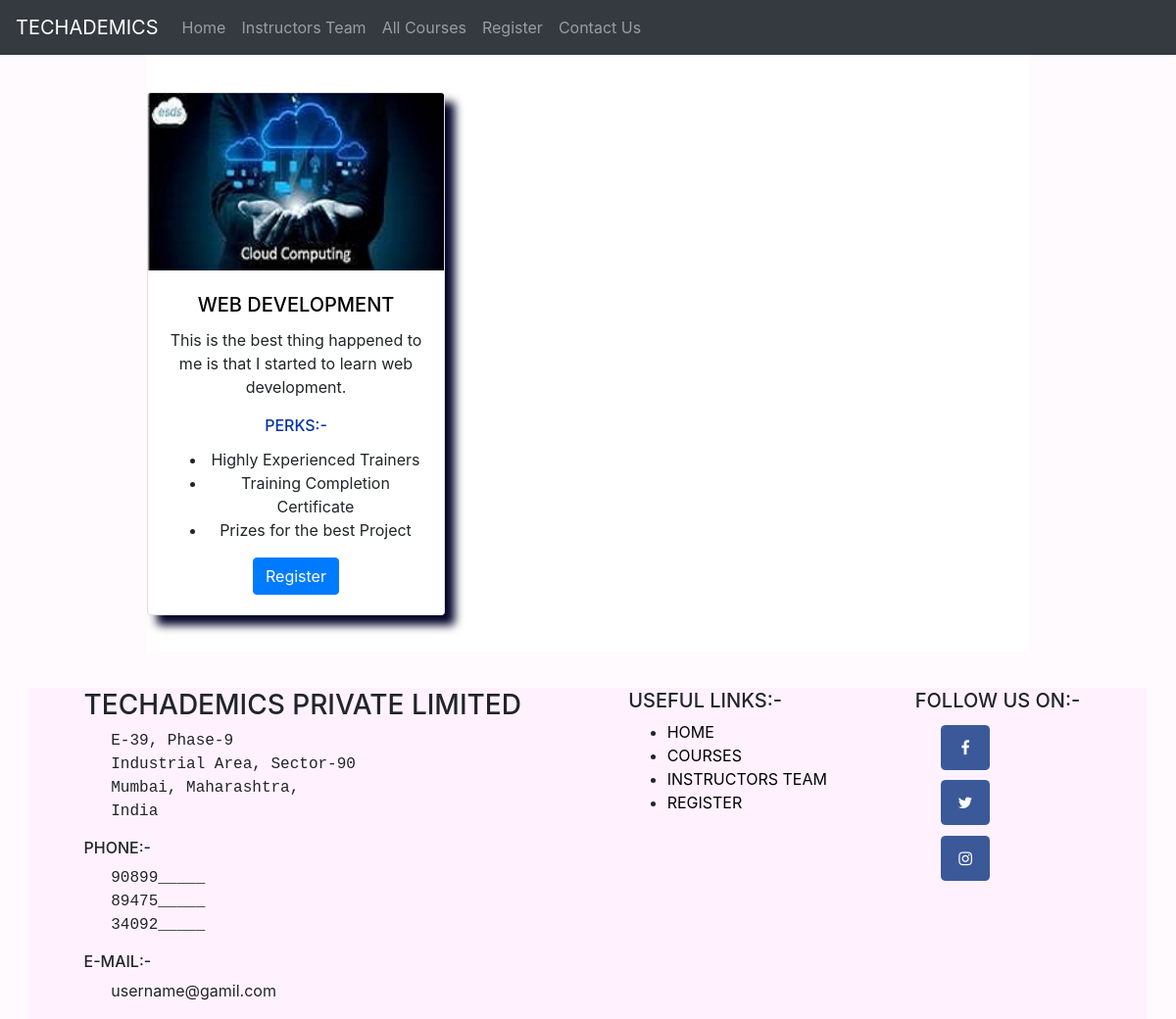
/allcourses/, run on the app's committed database.
### myapp/models.py (models this page shows, shortened)
class CourseIntroduction(models.Model):
    course_name = models.CharField(max_length=256)
    quotes = models.TextField(max_length=256)
    introduction = models.TextField(max_length=256)
    course_pic = models.ImageField(upload_to="images")

### myapp/views.py (the view)
# urls.py: path('allcourses/', views.coursesView.as_view(), name='courses'),
class coursesView(ListView):
    template_name = 'myapp/course_list.html'
    model = CourseIntroduction
    context_object_name = 'courses'
    def get_queryset(self):
        return CourseIntroduction.objects.filter().order_by('course_name')

### myapp/templates/myapp/course_list.html (shortened to what this page needs)
{% extends 'myapp/base.html' %}
{% block body_block %}
    <table class="courseTable">
    <tr class="row">
        {% for course in courses %}
        <td class="col-12 col-sm-6 col-lg-4 spacing-course">
            <div class="card card-layout" style="width: 19rem;">
                <img src="{{course.course_pic.url}}" class="card-img-top" alt="...">
                <div class="card-body">
                  <h5 class="card-title"><a class="link-color" href="{% url 'course_detail' pk=course.pk %}">{{course.course_name}}</a></h5>
                  <p class="card-text">{{course.quotes}}</br>
                    <h6 class="card-title">PERKS:-</h6>
                    <ul>
                        <li>Highly Experienced Trainers</li>
                        <li>Training Completion Certificate</li>
                        <li>Prizes for the best Project</li>
                    </ul>
                    </p>
                  <a href="{% url 'register' %}" class="btn btn-primary">Register</a>
                </div>
            </div>
        </td>
        {% endfor %}
    </tr>
    </table>
{% endblock %}

### myapp/static/css/style.css (style rules this page uses)
.courseTable { width: 75%; padding-top: 20%; margin: auto; background-color: #fff2fe; }
.link-color { color: black; }
.card-title { color: #0033a1; text-align: center; padding-top: 1%; }
.courseTable { width: 75%; padding-top: 20%; margin: auto; background-color: white }
.spacing-course { margin-top: 4%; margin-bottom: 4%; text-align: center; }
.card-layout { margin: auto; box-shadow: 10px 10px 10px #000226; }
body { background-color: #fffafe; }

### data on the page
CourseIntroduction: course_pic (picture), course_name "WEB DEVELOPMENT", quotes "This is the best thing happened to me is that I started to learn web development."
